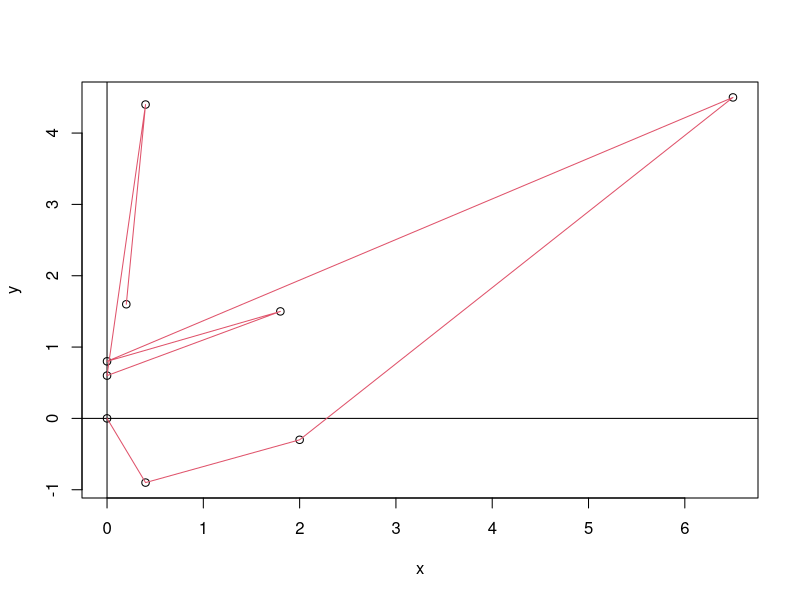

Source code (R):
#!/usr/bin/R

library(grDevices)
library(graphics)



x <- c(0, 0.4,  2.0,  6.5, 0, 1.8, 0,   0.4, 0.2)
y <- c(0, -0.9, -0.3, 4.5, 0.8, 1.5, 0.6, 4.4, 1.6)

# weighting
#w <- rep(0, 10)

#z <- glm.fit( x, y )
# plot(x,y, col = "red", type = "b" ) 

#s <- smooth.spline( x, y, df = 10 )
#lines <- lines(s, lty=2, col = "red")
#plot( smooth.spline( x, y ) )
#true <- ((exp(1.2*x)+1.5*sin(7*x))-1)/3 #true function in this simulation

#library(pspline) #load the package containing the smooth.Pspline function
#fit <- smooth.Pspline(x, y, method=1)
#fit2 <- smooth.Pspline(x, y, method=3)

#fit smoothing spline on noisy data using GCV score (method=3). use method=1
#with a user specified smoothing parameter (spar) if you want to try different
#degree of smoothing.

#plot(x, y, xlab="Keyposes", ylab="time in seconds", cex=0.5) #plot data point
#lines(x, true, lty=2) #plot true function
#lines(fit$x, fit$y) #plot smooth spline fit
#lines(fit2$x, fit2$y, col = "red", type = "b") #plot smooth spline fit
plot( x, y )
abline( h = 0 )
abline( v = 0 )

lines( x, y, col = 2 ) 

#postscript( "Golden_ratio.eps", width = 9, height = 7, horizontal = FALSE, onefile = FALSE, paper = "special", family = "ComputerModern", encoding = "TeXtext.enc" )

#plot( x, y )
